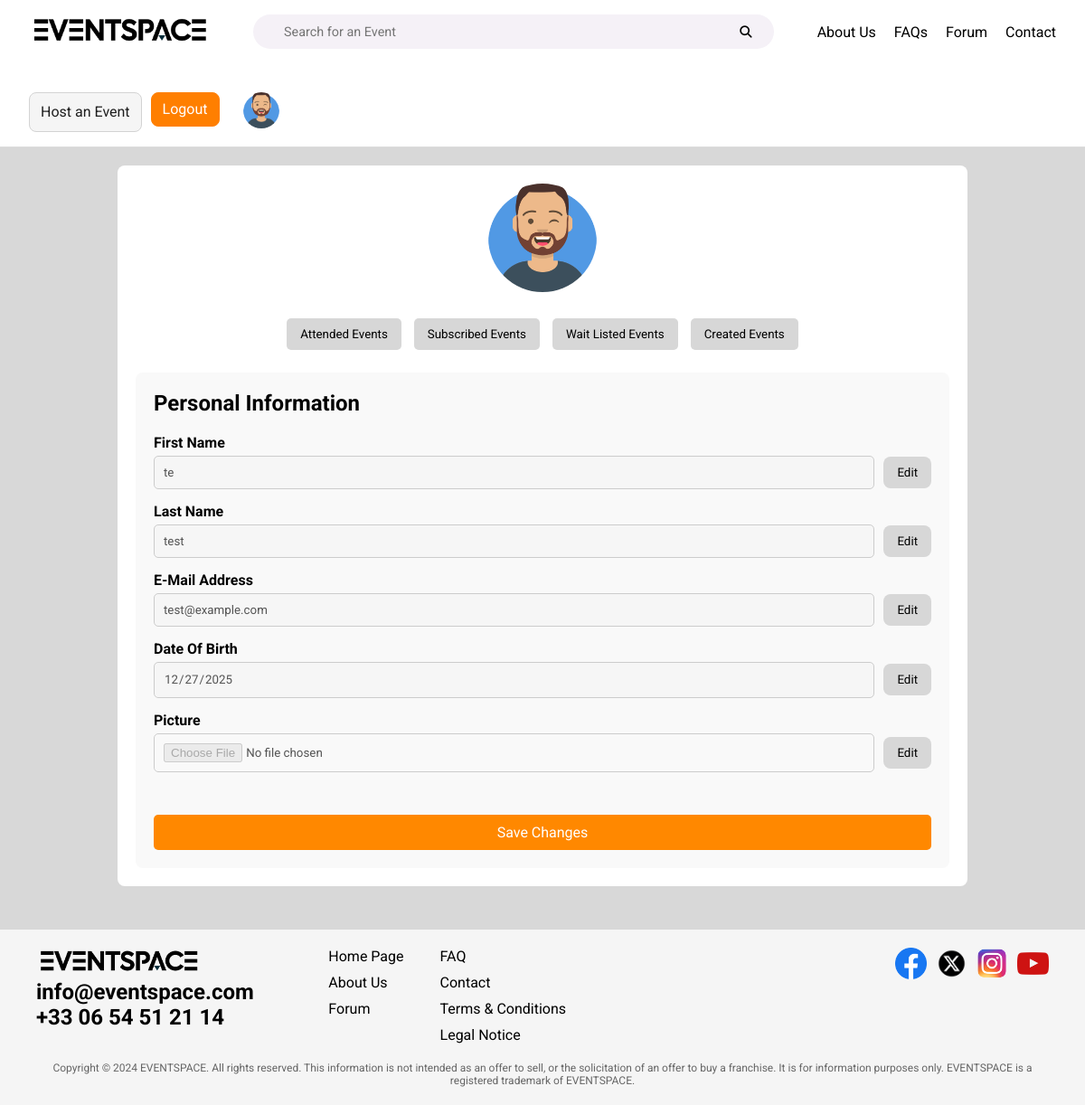
/server/views/user-profile.php (signed in), run on the app's committed database.
### tables this page shows
CREATE TABLE `user` (
  `id` int(11) NOT NULL,
  `firstName` varchar(50) NOT NULL,
  `lastName` varchar(50) NOT NULL,
  `email` varchar(100) NOT NULL,
  `password` varchar(255) NOT NULL,
  `dateOfBirth` date DEFAULT NULL,
  `profilePicture` varchar(255) DEFAULT 'generic-user.png',
  `accessRight` enum('admin','user') NOT NULL DEFAULT 'user'
);

### server/controllers/userProfile.php (called while the page is built, shortened)
<?php
include '../db_connection.php';
$userId = $_SESSION['user_id'];
$query = "SELECT * FROM user WHERE id = ?";
$stmt = $conn->prepare($query);
$stmt->bind_param("i", $userId);
$stmt->execute();
$result = $stmt->get_result();
if ($result->num_rows > 0) {
    $user = $result->fetch_assoc();
} else {
    header('Location: /views/login.php');
}
$firstName = htmlspecialchars($user['firstName']);
$lastName = htmlspecialchars($user['lastName']);
$email = htmlspecialchars($user['email']);
$dateOfBirth = htmlspecialchars($user['dateOfBirth']);
?>

### server/views/user-profile.php (the view, shortened to what this page needs)
<?php
include "../controllers/userProfile.php";
include_once '../components/header.php';
?>
<main>
    <div class="profile-container">
      <div class="profile-header">
        <div class="profile-picture">
        <img id="preview" src="<?php echo "../assets/users/" .  $profilePicture . '?' . time(); ?>" alt="User Avatar">
        </div>
        <div class="event-buttons">
          <button id="attended-events-btn">Attended Events</button>
          <button id="subscribed-events-btn">Subscribed Events</button>
          <button id="waitListed-events-btn">Wait Listed Events</button>
          <button id="created-events-btn">Created Events</button>
        </div>
      </div>
      <div class="personal-info">
        <h2>Personal Information</h2>
        <form method="POST" enctype="multipart/form-data">
            <div class="form-group">
              <label for="first-name">First Name</label>
              <div class="icon-container">
                <input type="text" id="fname" name="firstName" placeholder="Enter Your First Name" value="<?php echo $firstName; ?>" required disabled>
                <button type="button" class="edit-btn" onclick="toggleEdit('fname')">Edit</button>
              </div>
            </div>
            <div class="form-group">
              <label for="name">Last Name</label>
              <div class="icon-container">
                <input type="text" id="lname" name="lastName" placeholder="Enter Your Last Name" value="<?php echo $lastName; ?>" required disabled>
                <button type="button" class="edit-btn" onclick="toggleEdit('lname')">Edit</button>
              </div>
            </div>
            <div class="form-group">
              <label for="email">E-Mail Address</label>
              <div class="icon-container">
                <input type="email" id="email" name="email" placeholder="Enter Your E-mail" value="<?php echo $email; ?>" required disabled>
                <button type="button" class="edit-btn" onclick="toggleEdit('email')">Edit</button>
              </div>
            </div>
            <div class="form-group">
              <label for="date">Date Of Birth</label>
              <div class="icon-container">
                <input type="date" id="DOB" name="dateOfBirth" value="<?php echo $dateOfBirth; ?>" required disabled>
                <button type="button" class="edit-btn" onclick="toggleEdit('DOB')">Edit</button>
              </div>
            </div>
            <div class="form-group">
                <label for="profilePicture">Picture</label>
                <div class="icon-container">
                    <input type="file" id="profilePicture" name="profilePicture" placeholder="Upload Your Picture" disabled>
                    <button type="button" class="edit-btn" onclick="toggleEdit('profilePicture')">Edit</button>
                </div>
            </div>
            <button type="submit" name="update-profile" class="save-button">Save Changes</button>
        </form>
      </div>
    </div>
</main>
<?php include_once '../components/footer.php'; ?>
</body>
</html>

### server/components/navbar.php (shortened to what this page needs)
<?php
include '../db_connection.php';
$profilePicture = 'default-profile.png';
if (isset($_SESSION['user_id'])) {
    $userId = $_SESSION['user_id'];
    $query = "SELECT profilePicture FROM user WHERE id = ?";
    $stmt = $conn->prepare($query);
    $stmt->bind_param("i", $userId);
    $stmt->execute();
    $result = $stmt->get_result();
    if ($result->num_rows > 0) {
        $user = $result->fetch_assoc();
        $profilePicture = htmlspecialchars($user['profilePicture']);
    }
}
?>
<!DOCTYPE html>
<html lang="en">
<head>
</head>
<body>
    <nav class="navbar">
        <a href="home.php" class="navbar-logo">
            <img src="../assets/logo-black.png" alt="Logo">
        </a>
        <form class="navbar-search" action="search.php" method="GET">
            <input type="text" name="search" placeholder="Search for an Event">
            <button type="submit" class="search-button">
                <i class="fa-solid fa-magnifying-glass"></i>
            </button>
        </form>
        <ul class="navbar-links">
            <li><a href="about.php">About Us</a></li>
            <li><a href="faq.php">FAQs</a></li>
            <li><a href="forum.php">Forum</a></li>
            <li><a href="contact.php">Contact</a></li>
        </ul>
        <div class="navbar-buttons">
            <button class="btn" onclick="window.location.href='host.php'">Host an Event</button>
            <?php if (isset($_SESSION['user_id'])): ?>
                <form action="logout.php" method="POST" style="display:inline;">
                    <button type="submit" class="btn btn-primary">Logout</button>
                </form>
            <?php else: ?>
                <button class="btn btn-primary" onclick="window.location.href='login.php'">Login</button>
            <?php endif; ?>
            <?php if (isset($_SESSION['user_id'])): ?>
                <a href="user-profile.php">
                    <img src="<?php echo "../assets/users/" .  $profilePicture; ?>" alt="Profile" class="nav-profile">
                </a>
            <?php endif; ?>
        </div>
    </nav>
</body>
</html>

### server/styles/common.css (style rules this page uses)
body { margin: 0; padding: 0; }
:root { --primary-color: #ff7f00; --primary-color-hover: #e67300; --primary-color-active: #cc6600; --border-color: #d3d3d3; --border-color-hover: #c6c6c6; --border-color-active: #8a8a8a; }
* { font-family: "Roboto", sans-serif; }
.btn { display: inline-block; font-weight: 400; color: #1e1e1e; background-color: #f5f5f5; border: 1px solid var(--border-color); padding: 0.375rem 0.75rem; font-size: 1rem; line-height: 1.5; border-radius: 0.5rem; text-align: center; text-decoration: none; text-wrap: none; white-space: nowrap; cursor: pointer; transition: color 0.15s ease-in-out, background-color 0.15s ease-in-out, border-color 0.15s ease-in-out, box-shadow 0.15s ease-in-out; }
.btn-primary { color: #fff; background-color: var(--primary-color); border-color: var(--primary-color); }
.nav-profile { width: 40px; height: 40px; border-radius: 50%; object-fit: cover; margin-left: 1em; }

### server/styles/user-profile.css (style rules this page uses)
* { padding: 0; margin: 0; }
body { font-family: Arial, sans-serif; margin: 0; padding: 0; box-sizing: border-box; background-color: #d8d8d8; }
.profile-container { max-width: 900px; margin: 20px auto; background-color: #ffffff; border-radius: 8px; overflow: hidden; padding: 20px; }
.profile-header { display: flex; flex-direction: column; align-items: center; gap: 20px; text-align: center; }
.profile-picture { position: relative; }
.profile-picture img { width: 120px; height: 120px; border-radius: 50%; object-fit: cover; }
.event-buttons button { background-color: #d7d7d7; color: rgb(0, 0, 0); border: none; padding: 10px 15px; margin: 5px; border-radius: 5px; cursor: pointer; transition: background-color 0.3s; }
.personal-info { background-color: #f9f9f9; color: black; border-radius: 8px; padding: 20px; margin-top: 20px; }
.personal-info h2 { margin-bottom: 20px; font-size: 1.5em; }
.form-group { display: flex; flex-direction: column; margin-bottom: 15px; }
.form-group label { font-weight: bold; margin-bottom: 5px; }
.form-group input { padding: 10px; border: 1px solid #ccc; border-radius: 5px; width: 100%; }
.save-button { width: 100%; padding: 10px; background-color: #ff8800; color: white; border: none; border-radius: 5px; font-size: 1em; cursor: pointer; transition: background-color 0.3s; margin-top: 2rem; }
.icon-container { display: flex; align-items: center; }
.edit-btn { margin-left: 10px; padding: 10px 15px; cursor: pointer; border-radius: .5rem; background-color: #d7d7d7; border: none; }

### server/styles/navbar.css (style rules this page uses)
.navbar { position: sticky; top: 0; z-index: 1000; display: flex; flex-wrap: wrap; align-items: center; justify-content: space-between; padding: 1em 2em; background-color: white; border-bottom: 1px solid #ddd; gap: 3em; }
.navbar-logo img { width: 200px; height: auto; }
.navbar-search { display: flex; align-items: center; background-color: #f5f1f7; border-radius: 20px; padding: 0.35em 1.5em; flex-grow: 1; }
.navbar-search input { flex-grow: 1; border: none; background: transparent; outline: none; padding: 5px 10px; font-size: 0.9rem; }
.navbar-search .search-button { background: transparent; border: none; cursor: pointer; }
.navbar-links { list-style: none; display: flex; gap: 20px; white-space: nowrap; padding-left: 0; }
.navbar-links li a { text-decoration: none; color: black; font-size: 1rem; }
.navbar-buttons { display: flex; gap: 10px; }

### data on the page
user: profilePicture (picture), firstName "te", lastName "test", email "test@example.com", dateOfBirth "12/27/2025"
